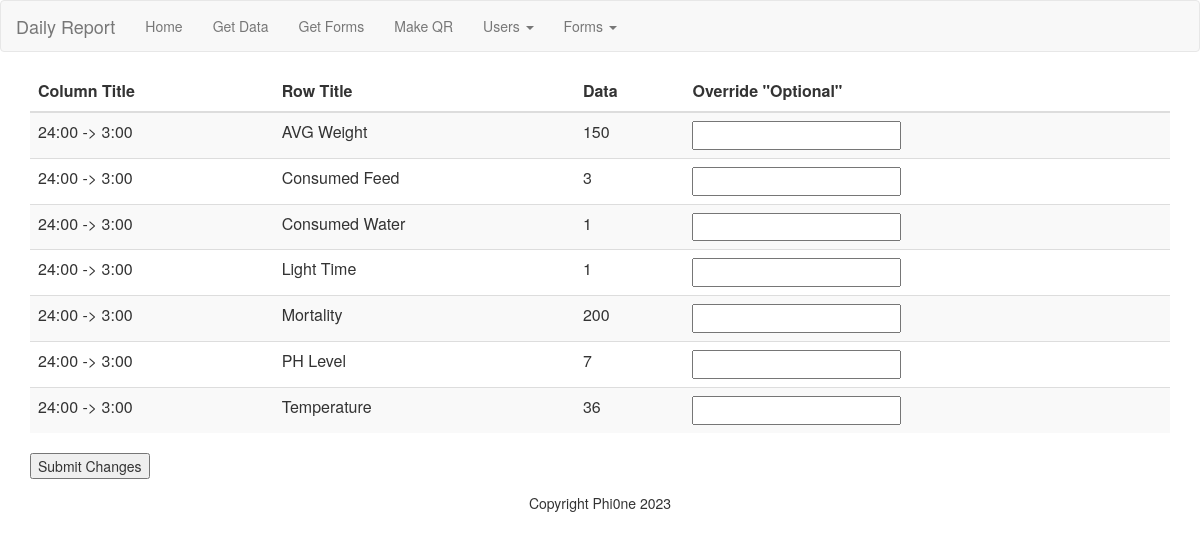
Before: /view_form_id/1 with the older database file.
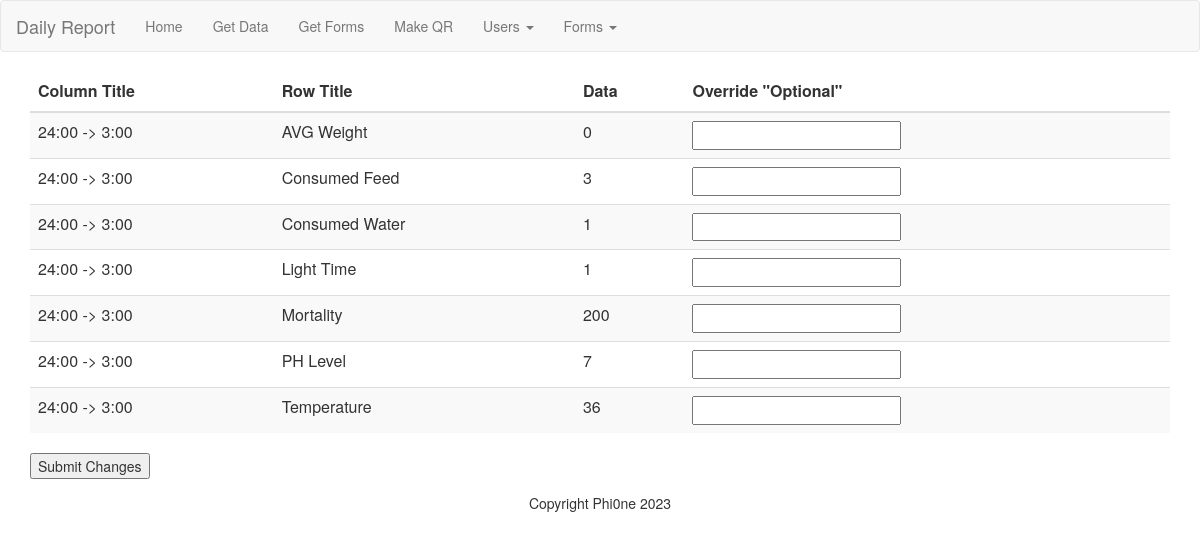
After: the same page with the newer database file.
### model.py (models this page shows, shortened)
class SubmittedData(db.Model):
    __tablename__ = 'submitted_data'
    template_id = Column(Integer, ForeignKey("template_row.template_id"), primary_key=True)
    row_title = Column(String, ForeignKey("template_row.row_title"), primary_key=True)
    form_id = Column(Integer, ForeignKey("form_columns.form_id"), primary_key=True)
    column_title = Column(String, ForeignKey("form_columns.column_title"), primary_key=True)
    data = Column(String)
    __table_args__ = (PrimaryKeyConstraint('template_id', 'row_title', 'form_id', 'column_title'),)

### app.py (the view, shortened to what this page needs)
@app.route('/view_form_id/<form_id>', methods=['GET', 'POST'])
def view_form_id(form_id):
    submitted_data = SubmittedData.query.filter_by(form_id=form_id).all()
    template_type = request.args.get("template_type")
    return render_template("view_form_id.html", submitted_data=submitted_data, template_type=template_type, form_id=form_id)

### templates/view_form_id.html
{% extends "base.html" %}
{% block content %}
<div class="container">
    <form action="{{ url_for('view_form_id', form_id=form_id) }}" method="post">
        <table class="table table-striped">
            <thead>
                <tr>
                    <th>Column Title</th>
                    <th>Row Title</th>
                    <th>Data</th>
                    <th>Override "Optional"</th>
                </tr>
            </thead>
            <tbody>
                {% for data in submitted_data %}
                <tr>
                    <td>{{ data.row_title }}</td>
                    <td>{{ data.column_title }}</td>
                    <td>{{ data.data }}</td>
                    <td><input type="text" name="{{ data.template_id }}_{{ data.row_title }}_{{ data.form_id }}_{{ data.column_title }}" value=""></td>
                </tr>
                {% endfor %}
            </tbody>
        </table>
        <input type="submit" value="Submit Changes">
    </form>
</div>
{% endblock %}

### templates/base.html (shortened to what this page needs)
<html>
  <head>
    <link rel="stylesheet" href="https://maxcdn.bootstrapcdn.com/bootstrap/3.3.7/css/bootstrap.min.css">
  </head>
  <body>
    <header>
      <nav class="navbar navbar-default">
          <div class="container-fluid">
            <div class="navbar-header">
              <a class="navbar-brand" href="{{ url_for('home') }}">Daily Report</a>
            </div>
            <div id="navbar" class="navbar-collapse collapse">
              <ul class="nav navbar-nav">
              <li><a href="/">Home</a></li>
              <li><a href="/view_data">Get Data</a></li>
                  <li><a href="/get_forms_data">Get Forms</a></li>
              <li><a href="/generate_qr">Make QR</a></li>
              <li class="dropdown">
                <a href="#" class="dropdown-toggle" data-toggle="dropdown" role="button" aria-haspopup="true" aria-expanded="false">Users <span class="caret"></span></a>
              </li>
              <li class="dropdown">
                <a href="#" class="dropdown-toggle" data-toggle="dropdown" role="button" aria-haspopup="true" aria-expanded="false">Forms <span class="caret"></span></a>
              </li>
            </ul>
            </div>
          </div>
      </nav>
    </header>
    {% block content %}
    {% endblock %}
    <footer>
      <p class="text-center">Copyright Phi0ne 2023</p>
    </footer>
  </body>
</html>

Changed rows visible on the page:
changed SubmittedData "AVG Weight": data "150" → "0"
